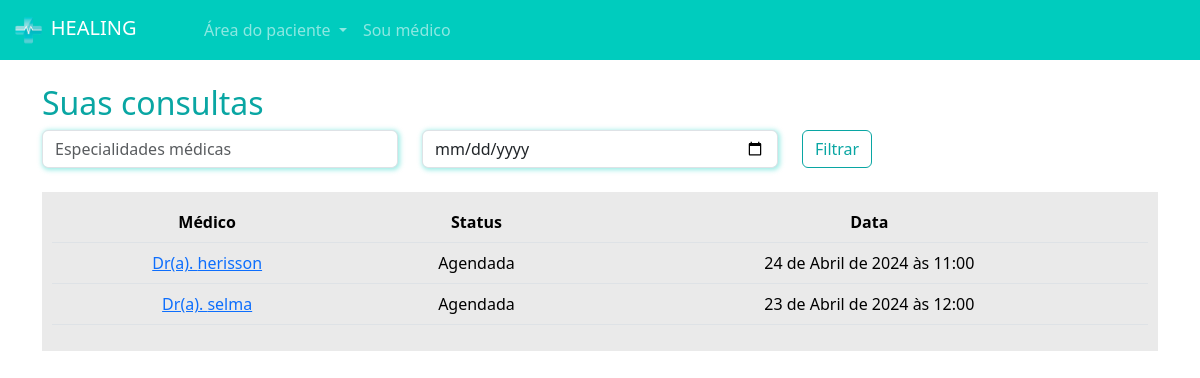
/pacientes/minhas_consultas/ (signed in), run on an earlier commit of the app's database.
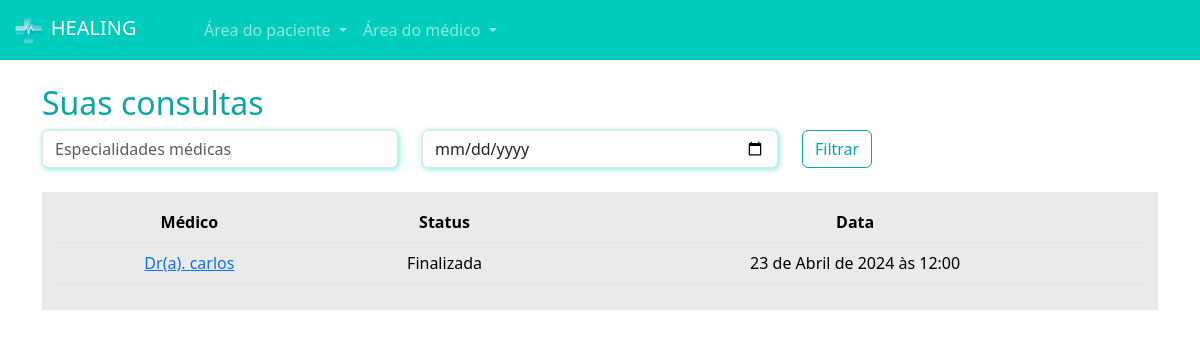
And on a later commit of the database.
### paciente/models.py (models this page shows, shortened)
class Consulta(models.Model):
    status_choices = (
        ('A', 'Agendada'),
        ('F', 'Finalizada'),
        ('C', 'Cancelada'),
        ('I', 'Iniciada')
    )
    paciente = models.ForeignKey(User, on_delete=models.DO_NOTHING)
    data_aberta = models.ForeignKey(DatasAbertas, on_delete=models.DO_NOTHING)
    status = models.CharField(max_length=1, choices=status_choices, default='A')
    link = models.URLField(null=True, blank=True)

### medico/models.py (models this page shows, shortened)
class DatasAbertas(models.Model):
    data = models.DateTimeField()
    user = models.ForeignKey(User, on_delete=models.DO_NOTHING)
    agendado = models.BooleanField(default=False)

### paciente/views.py (the view)
# urls.py: path('minhas_consultas/', views.minhas_consultas, name="minhas_consultas"),
def minhas_consultas(request):
    if request.method == "GET":
        minhas_consultas = Consulta.objects.filter(paciente=request.user).filter(data_aberta__data__gte=datetime.now())
        return render(request, 'minhas_consultas.html', {'minhas_consultas': minhas_consultas, 'is_medico': is_medico(request.user)})

### medico/models.py (called while the page is built)
def is_medico(user):
     return DadosMedico.objects.filter(user=user).exists()

### paciente/templates/minhas_consultas.html
{% extends "base.html" %} {% load static %} {% block 'head' %}
<link rel="stylesheet" href="{% static 'medicos/css/abrir_horario.css' %}" />
<link rel="stylesheet" href="{% static 'usuarios/css/usuarios.css' %}" />
<link rel="stylesheet" href="{% static 'medicos/css/cadastro_medico.css' %}" />
<link rel="stylesheet" href="{% static 'pacientes/css/home.css' %}" />
<link
  rel="stylesheet"
  href="https://cdn.jsdelivr.net/npm/bootstrap-icons@1.11.3/font/bootstrap-icons.min.css"
/>
{% endblock 'head' %}
{% block 'body' %}
{% include "partials/navbar.html" %}
<div class="container">
  <br />
  <h2><span class="color-dark">Suas consultas</span></h2>
  <div class="row">
    <div class="col-md">
      <input
        type="text"
        name="especialidades"
        id=""
        class="form-control shadow-main-color"
        placeholder="Especialidades médicas"
      />
    </div>
    <div class="col-md">
      <input
        type="date"
        name="data"
        id=""
        class="form-control shadow-main-color"
        placeholder="Data da consulta"
      />
    </div>
    <div class="col-md">
      <input type="submit" value="Filtrar" class="btn btn-dark-color-outline" />
    </div>
  </div>
  <br />
  <div class="list-minhas-consultas">
    <table class="table">
      <thead>
        <tr>
          <th scope="col">Médico</th>
          <th scope="col">Status</th>
          <th scope="col">Data</th>
        </tr>
      </thead>
      <tbody>
        {% for consulta in minhas_consultas %}
        <tr>
          <td><a href=" {% url 'consulta' consulta.id %} ">Dr(a). {{consulta.data_aberta.user}}</a></td>
          <td>{{consulta.get_status_display}}</td>
          <td>{{consulta.data_aberta.data}}</td>
        </tr>
        {% endfor %}
      </tbody>
    </table>
  </div>
</div>
{% endblock 'body' %}

What changed in the data, as far as the page shows it:
removed Consulta: data_aberta.user "herisson", status "Agendada", data_aberta.data "24 de Abril de 2024 às 11:00"
no longer on this page (row edited): Consulta: data_aberta.user "selma", status "Agendada", data_aberta.data "23 de Abril de 2024 às 12:00"
added Consulta: data_aberta.user "carlos", status "Finalizada", data_aberta.data "23 de Abril de 2024 às 12:00"
Also different on the page:
text no longer shown: "Sou médico"
text now shown: "Área do médico"
